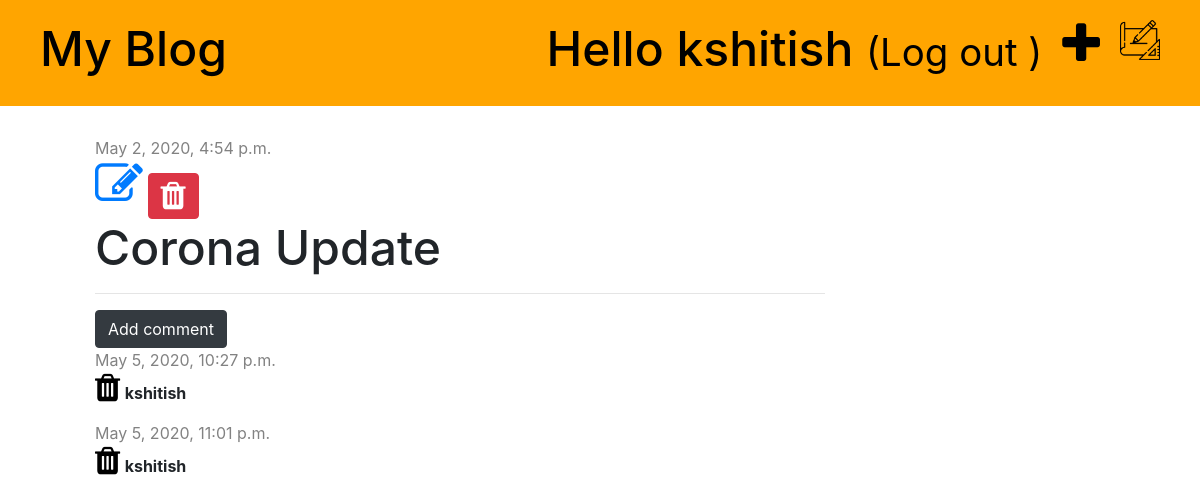
The app's page /post/5/ (signed in) with its own data.
### blog/models.py (models this page shows, shortened)
class Post(models.Model):
    author = models.ForeignKey('auth.User', on_delete=models.CASCADE)
    title = models.CharField(max_length=200)
    text = models.TextField()
    created_date = models.DateTimeField(default=timezone.now)
    published_date = models.DateTimeField(blank=True, null=True)

class Comment(models.Model):
    post = models.ForeignKey('blog.Post',on_delete=models.CASCADE, related_name='comments')
    author = models.CharField(max_length=200)
    text = models.TextField()
    created_date = models.DateTimeField(default=timezone.now)
    approved = models.BooleanField(default=False)

### blog/views.py (the view)
# urls.py: path('post/<int:pk>/', views.post_detail, name='post_detail'),
def post_detail(request,pk):
    post = get_object_or_404(Post, pk=pk)
    stuff_for_frontend ={'post': post}
    return render(request, 'blog/post_detail.html', stuff_for_frontend)

### blog/templatetags/markdownify.py (called while the page is built)
@register.filter
def markdown(value):
    renderer = HighlightRenderer()
    markdown = mistune.Markdown(renderer=renderer)
    return markdown(value)

### blog/templates/blog/post_detail.html (shortened to what this page needs)
{% extends 'blog/base.html' %}
{% load markdownify %}
{% block content %}
<div class="post">
        {% if post.published_date %}
            <div class="date">
                {{post.published_date}}
            </div>
          {% else %}
          <a href="{% url 'post_publish' pk=post.pk %}" class="btn btn-primary">Publish</a>
          <i class="fa fa-upload fa-2x fa-spin" style='color:#3385FF;'></i>
        {% endif %}
        {% if user.is_authenticated %}
          {% if post.published_date %}
            <a href="{% url 'post_edit' pk=post.pk %}"><i class="fa fa-edit fa-3x fa-spin"></i></a>
            <a href="{% url 'post_delete' pk=post.pk %}" class="btn btn-danger"
            onclick="return confirm('Are you sure you want to delete this post>')"><i class="fa fa-trash fa-2x fa-spin"></i></a>
            {% endif %}
        {% endif %}
        <h1>{{ post.title }}</h1>
</div>
<hr>
<a href="{% url 'add_comment_to_post' pk=post.pk %}" class="btn btn-dark">Add comment</a>
{% for comment in post.comments.all %}
      {% if user.is_authenticated or comment.approved %}
          <div class="comment">
            <div class="date">
              {{ comment.created_date }}
            </div>
            {% if not comment.approved and user.is_superuser %}
              <a href="{% url 'comment_approve' pk=comment.pk %}"><i class="fa fa-check fa-2x fa=spin" style="color:black;"></i></a>
              <a href="{% url 'comment_remove' pk=comment.pk %}"><i class="fa fa-trash fa-2x fa=spin" style="color:black;"></i></a>
            {% else %}
              <a href="{% url 'comment_remove' pk=comment.pk %}"><i class="fa fa-trash fa-2x fa=spin" style="color:black;"></i></a>
            {% endif %}
            <strong>{{ comment.author }}</strong>
          </div>
      {% endif %}
{% empty %}
    <p>No Comments</p>
{% endfor %}
{% endblock %}

### blog/templates/blog/base.html (shortened to what this page needs)
{% load static %}
<DOCTYPE html>
<html lang="en">
<head>
    <link href="https://stackpath.bootstrapcdn.com/font-awesome/4.7.0/css/font-awesome.min.css" rel="stylesheet"
>
    <link href="https://stackpath.bootstrapcdn.com/bootstrap/4.4.1/css/bootstrap.min.css"
 rel="stylesheet">
          <link type="text/css" rel="stylesheet"  href="{% static 'css/blog.css' %}"   />
            <link type="text/css"  rel="stylesheet" href="{% static 'css/zenburn.css' %}" />
</head>
<body>
<div class="page-header">
    {% if user.is_authenticated %}
      <a href="{% url 'post_draft_list' %}" class="top-menu"><img src="static/images/house-sketch.png" width="40px" height="40px"></img></a>
      <a href="{% url 'post_new' %}" class="top-menu"><i class="fa fa-plus fa-3x" style='color:black;'></i></a>
      <h1 class="top-menu">Hello {{ user.username}} <small>(<a href="{% url 'logout' %}?next={% url 'post_list' %}">Log out </a>)</small></p>
      {% else %}
        <a href="{% url 'login' %}" class="top-menu"><i class="fa fa-user-plus fa-3x" style='color:black;'></i></a>
    {% endif %}
    <h1 style="color:black;"><a href="{% url 'post_list' %}">My Blog</a></h1>
</div>
<div class="content container">
  <div class="row">
    <div class="col-md-8">
      {% block content  %}
      {% endblock %}
    </div>
  </div>
</div>
</body>
</html>

### blog/static/css/blog.css (style rules this page uses)
.page-header { background-color: orange; margin-top: 0; padding: 20px 20px 20px 40px; }
.page-header h1 , .page-header h1 a { text-decoration: none; color:black; }
.content { margin-left: 80px; }
h1, h2, h3, h4 { font-family: 'Tangerine'serif; font-size: 48px; }
.date { color: #828282; }
.post { margin-top: 30px; }
.top-menu,top-menu:hover { float:right; margin-right:25px; margin-right:20px; }

### records on screen
Post: published_date "May 2, 2020, 4:54 p.m.", title "Corona Update"
Comment: created_date "May 5, 2020, 10:27 p.m.", approved True (drawn), author "kshitish"
Comment: created_date "May 5, 2020, 11:01 p.m.", approved True (drawn), author "kshitish"

### other values on screen
{{ user.username }} "kshitish"
